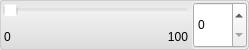
<?xml version="1.0" encoding="UTF-8"?>
<ui version="4.0">
 <class>SliderIntCombo</class>
 <widget class="QWidget" name="SliderIntCombo">
  <property name="geometry">
   <rect>
    <x>0</x>
    <y>0</y>
    <width>249</width>
    <height>50</height>
   </rect>
  </property>
  <property name="maximumSize">
   <size>
    <width>16777215</width>
    <height>50</height>
   </size>
  </property>
  <property name="windowTitle">
   <string>SliderCombo</string>
  </property>
  <property name="styleSheet">
   <string notr="true"/>
  </property>
  <layout class="QHBoxLayout" name="horizontalLayout_4">
   <property name="spacing">
    <number>0</number>
   </property>
   <property name="margin">
    <number>0</number>
   </property>
   <item>
    <widget class="QWidget" name="base_" native="true">
     <property name="styleSheet">
      <string notr="true">QWidget#base_
{
	border-radius: 3px;
	border: 1px solid rgba(0,0,0,30);
	background-color: qlineargradient(spread:pad, x1:0.475, y1:0, x2:0.486, y2:1, stop:0 rgba(0, 0, 0, 10), stop:0.276836 rgba(255, 255, 255, 0), stop:1 rgba(0, 0, 0,20));
}

QSlider#horizontalSlider
{
	background-color: rgba(255, 255, 255, 0);
}

QWidget#widget_2
{
	background-color: rgba(255, 255, 255, 0);
}

QWidget#widget_3{ border: 1px solid rgb(240, 240, 240); border-radius: 3px;}

QLabel#description_{
	color: rgb( 60,60,60 );
}</string>
     </property>
     <layout class="QHBoxLayout" name="horizontalLayout_3">
      <property name="spacing">
       <number>1</number>
      </property>
      <property name="margin">
       <number>1</number>
      </property>
      <item>
       <widget class="QWidget" name="widget_2" native="true">
        <property name="sizePolicy">
         <sizepolicy hsizetype="Ignored" vsizetype="Preferred">
          <horstretch>0</horstretch>
          <verstretch>0</verstretch>
         </sizepolicy>
        </property>
        <layout class="QVBoxLayout" name="verticalLayout">
         <property name="spacing">
          <number>0</number>
         </property>
         <property name="margin">
          <number>2</number>
         </property>
         <item>
          <widget class="QSlider" name="horizontalSlider">
           <property name="sizePolicy">
            <sizepolicy hsizetype="Preferred" vsizetype="MinimumExpanding">
             <horstretch>0</horstretch>
             <verstretch>0</verstretch>
            </sizepolicy>
           </property>
           <property name="maximum">
            <number>1000</number>
           </property>
           <property name="pageStep">
            <number>10</number>
           </property>
           <property name="orientation">
            <enum>Qt::Horizontal</enum>
           </property>
           <property name="tickPosition">
            <enum>QSlider::TicksBelow</enum>
           </property>
          </widget>
         </item>
         <item>
          <widget class="QWidget" name="range_" native="true">
           <property name="minimumSize">
            <size>
             <width>0</width>
             <height>20</height>
            </size>
           </property>
           <property name="maximumSize">
            <size>
             <width>16777215</width>
             <height>20</height>
            </size>
           </property>
           <layout class="QHBoxLayout" name="horizontalLayout" stretch="1,0,1">
            <property name="spacing">
             <number>1</number>
            </property>
            <property name="leftMargin">
             <number>1</number>
            </property>
            <property name="topMargin">
             <number>0</number>
            </property>
            <property name="rightMargin">
             <number>1</number>
            </property>
            <property name="bottomMargin">
             <number>0</number>
            </property>
            <item>
             <widget class="QLabel" name="min_">
              <property name="text">
               <string>0</string>
              </property>
             </widget>
            </item>
            <item>
             <widget class="QLabel" name="description_">
              <property name="font">
               <font>
                <weight>75</weight>
                <bold>true</bold>
               </font>
              </property>
              <property name="text">
               <string/>
              </property>
             </widget>
            </item>
            <item>
             <widget class="QLabel" name="max_">
              <property name="text">
               <string>100</string>
              </property>
              <property name="alignment">
               <set>Qt::AlignRight|Qt::AlignTrailing|Qt::AlignVCenter</set>
              </property>
             </widget>
            </item>
           </layout>
          </widget>
         </item>
        </layout>
       </widget>
      </item>
      <item>
       <widget class="QWidget" name="widget_3" native="true">
        <property name="minimumSize">
         <size>
          <width>45</width>
          <height>0</height>
         </size>
        </property>
        <property name="styleSheet">
         <string notr="true"/>
        </property>
        <layout class="QHBoxLayout" name="horizontalLayout_2">
         <property name="spacing">
          <number>0</number>
         </property>
         <property name="margin">
          <number>1</number>
         </property>
         <item>
          <widget class="QSpinBox" name="spinBox">
           <property name="sizePolicy">
            <sizepolicy hsizetype="Minimum" vsizetype="Minimum">
             <horstretch>0</horstretch>
             <verstretch>0</verstretch>
            </sizepolicy>
           </property>
           <property name="minimumSize">
            <size>
             <width>40</width>
             <height>0</height>
            </size>
           </property>
           <property name="maximumSize">
            <size>
             <width>16777215</width>
             <height>16777215</height>
            </size>
           </property>
           <property name="focusPolicy">
            <enum>Qt::ClickFocus</enum>
           </property>
           <property name="maximum">
            <number>1000</number>
           </property>
           <property name="singleStep">
            <number>1</number>
           </property>
          </widget>
         </item>
        </layout>
       </widget>
      </item>
     </layout>
    </widget>
   </item>
  </layout>
 </widget>
 <layoutdefault spacing="6" margin="11"/>
 <resources/>
 <connections/>
</ui>
